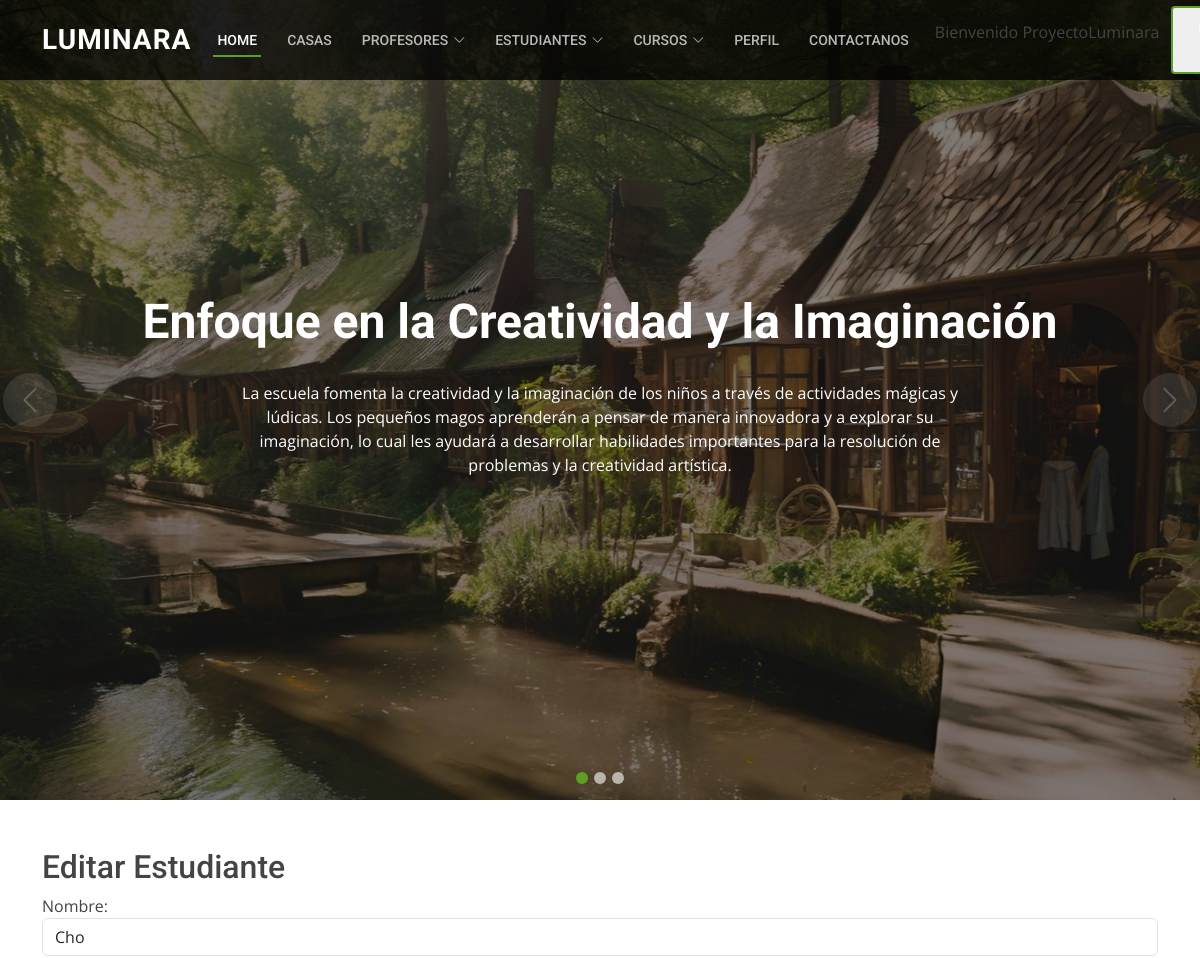
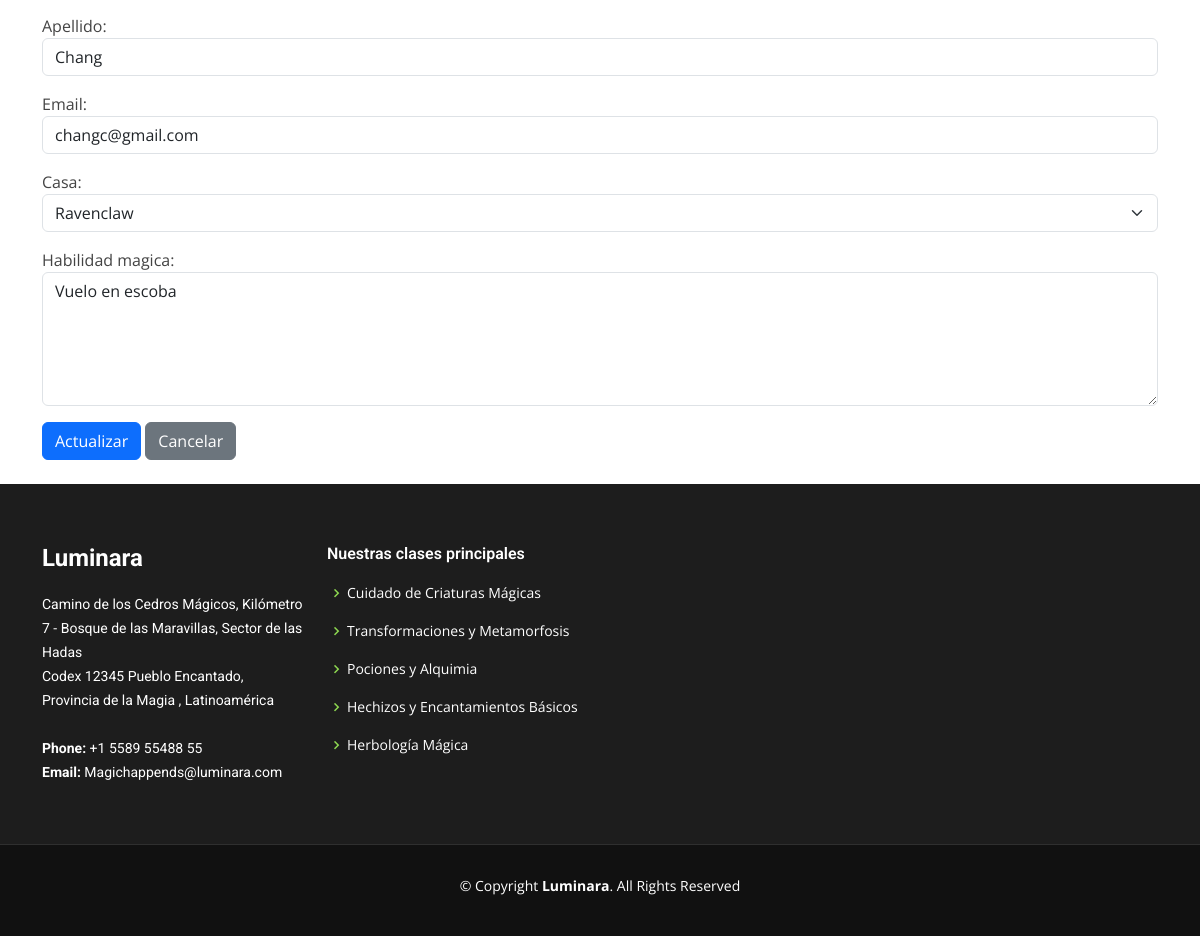
The page /APP-Magic/editar_estudiante/5/ (signed in) on the database its author committed (2 pictures, top to bottom).
### APPMagic/models.py (models this page shows, shortened)
class Estudiante(models.Model):
    nombre = models.CharField(max_length=30)
    apellido = models.CharField(max_length=30)
    email = models.EmailField(null=True)
    casa = models.ForeignKey(Casa, on_delete=models.SET_NULL, null=True)  # Nueva relación con la casa mágica
    habilidad_magica = models.CharField(max_length=100, null=True)  # Nueva habilidad mágica

class Casa(models.Model):
    GRYFFINDOR = 'Gryffindor'
    HUFFLEPUFF = 'Hufflepuff'
    RAVENCLAW = 'Ravenclaw'
    SLYTHERIN = 'Slytherin'
    CASA_CHOICES = [
        (GRYFFINDOR, 'Gryffindor'),
        (HUFFLEPUFF, 'Hufflepuff'),
        (RAVENCLAW, 'Ravenclaw'),
        (SLYTHERIN, 'Slytherin'),
    ]
    nombre = models.CharField(
        max_length=10,
        choices=CASA_CHOICES,
        unique=True,
    )
    descripcion = models.TextField()
    def __str__(self):
        return self.nombre

### APPMagic/views.py (the view)
# urls.py: path('editar_estudiante/<int:id>/', views.editar_estudiante, name='editar_estudiante'),
@staff_member_required(login_url='/APP-Magic/staffmember/')
def editar_estudiante(request, id):
    estudiante = get_object_or_404(Estudiante, id=id)
    if request.method == 'POST':
        formulario_estudiante = Estudianteformulario(request.POST, instance=estudiante)
        if formulario_estudiante.is_valid():
            formulario_estudiante.save()
            return redirect('estudiantes_view')  # Redirige a la vista de lista de estudiantes después de editar
    else:
        formulario_estudiante = Estudianteformulario(instance=estudiante)
    return render(request, 'editar_estudiante.html', {'formulario_estudiante': formulario_estudiante, 'id': estudiante.id})

### APPMagic/forms.py
class Estudianteformulario(forms.ModelForm):
    class Meta:
        model = Estudiante
        fields = ['nombre', 'apellido', 'email', 'casa', 'habilidad_magica']
        widgets = {
            'nombre': forms.TextInput(attrs={'class': 'form-control'}),
            'apellido': forms.TextInput(attrs={'class': 'form-control'}),
            'email': forms.EmailInput(attrs={'class': 'form-control'}),
            'casa': forms.Select(attrs={'class': 'form-select'}),
            'habilidad_magica': forms.Textarea(attrs={'class': 'form-control', 'rows': 5}),
        }

### APPMagic/templates/editar_estudiante.html (shortened to what this page needs)
{% extends 'Base.html' %}
{% block contenidobipolar %}
<!DOCTYPE html>
<html lang="es">
<head>
</head>
<body>
    <div class="container mt-5">
        <h2>Editar Estudiante</h2>
        <form action="{% url 'editar_estudiante' id %}" method="post">
            {{ formulario_estudiante.as_p }}
            <button type="submit" class="btn btn-primary">Actualizar</button>
            <a href="javascript:history.back()" class="btn btn-secondary">Cancelar</a>
        </form>
    </div>
</body>
<br>
</html>
{% endblock contenidobipolar %}

### APPMagic/templates/Base.html (shortened to what this page needs)
<!DOCTYPE html>
<html lang="en">
<head>
{% load static %}
  <link href="{% static 'assets/vendor/animate.css/animate.min.css' %}" rel="stylesheet">
  <link href="{% static 'assets/vendor/bootstrap/css/bootstrap.min.css' %}" rel="stylesheet">
  <link href="{% static 'assets/vendor/bootstrap-icons/bootstrap-icons.css' %}" rel="stylesheet">
  <link href="{% static 'assets/vendor/boxicons/css/boxicons.min.css' %}" rel="stylesheet">
  <link href="{% static 'assets/vendor/glightbox/css/glightbox.min.css' %}" rel="stylesheet">
  <link href="{% static 'assets/vendor/swiper/swiper-bundle.min.css' %}" rel="stylesheet">
  <link href="{% static 'assets/css/style.css' %}" rel="stylesheet">
</head>
<body>
  <header id="header" class="fixed-top d-flex align-items-center">
    <div class="container d-flex align-items-center justify-content-between">
      <h1 class="logo"><a href="index.html">Luminara</a></h1>
      <nav id="navbar" class="navbar">
        <ul>
          <li><a href="{% url 'Home' %}" class="active">Home<br></a></li>
          <li><a href="{% url 'Casa' %}">Casas</a></li>
          <li class="dropdown"><a href="#"><span>Profesores</span> <i class="bi bi-chevron-down"></i></a>
          </li>
          <li class="dropdown"><a href="#"><span>Estudiantes</span> <i class="bi bi-chevron-down"></i></a>
          <li class="dropdown"><a href="#"><span>Cursos</span> <i class="bi bi-chevron-down"></i></a>
          {% if user.is_authenticated %}
          <li><a href="{% url 'perfil' %}">Perfil</a></li>
          {% endif %}
          <li><a href="{% url 'Contacto' %}">Contactanos</a></li>
        {% if user.is_authenticated %}
        <li class="welcome-message"><p> Bienvenido {{user.username}}</p></li>
        <form method ="post" action = "{% url 'logout' %}">
         {% csrf_token %} <button type = "submit"  class="getstarted scrollto">Log out</button>
        {%else%}
        <li><a class="getstarted scrollto" href="{% url 'login' %}">Log in</a></li>
        {%endif%}
        </ul>
      </nav>
    </div>
  </header>
  <section id="hero">
    <div class="hero-container">
      <div id="heroCarousel" data-bs-interval="5000" class="carousel slide carousel-fade" data-bs-ride="carousel">
        <ol class="carousel-indicators" id="hero-carousel-indicators"></ol>
        <div class="carousel-inner" role="listbox">
          <div class="carousel-item active" style="background-image: url({% static 'assets/img/slide/slide-1.jpg' %});">
            <div class="carousel-container">
              <div class="carousel-content">
                <h2 class="animate__animated animate__fadeInDown">Enfoque en la Creatividad y la Imaginación</h2>
                <p class="animate__animated animate__fadeInUp">La escuela fomenta la creatividad y la imaginación de los niños a través de actividades mágicas y lúdicas. Los pequeños magos aprenderán a pensar de manera innovadora y a explorar su imaginación, lo cual les ayudará a desarrollar habilidades importantes para la resolución de problemas y la creatividad artística.</p>
              </div>
            </div>
          </div>
        </div>
        <a class="carousel-control-prev" href="#heroCarousel" role="button" data-bs-slide="prev">
          <span class="carousel-control-prev-icon bi bi-chevron-left" aria-hidden="true"></span>
        </a>
        <a class="carousel-control-next" href="#heroCarousel" role="button" data-bs-slide="next">
          <span class="carousel-control-next-icon bi bi-chevron-right" aria-hidden="true"></span>
        </a>
      </div>
    </div>
  </section>
 {%block contenidobipolar%}  {%endblock contenidobipolar%}
  <footer id="footer">
    <div class="footer-top">
      <div class="container">
        <div class="row">
          <div class="col-lg-3 col-md-6">
            <div class="footer-info">
              <h3>Luminara</h3>
              <p>
                Camino de los Cedros Mágicos, Kilómetro 7 - Bosque de las Maravillas, Sector de las Hadas <br>
                Codex 12345
                Pueblo Encantado, Provincia de la Magia
                , Latinoamérica<br><br>
                <strong>Phone:</strong> +1 5589 55488 55<br>
                <strong>Email:</strong> Magichappends@luminara.com<br>
              </p>
            </div>
          </div>
          <div class="col-lg-3 col-md-6 footer-links">
            <h4>Nuestras clases principales</h4>
            <ul>
              <li><i class="bx bx-chevron-right"></i> <a href="#">Cuidado de Criaturas Mágicas</a></li>
              <li><i class="bx bx-chevron-right"></i> <a href="#">Transformaciones y Metamorfosis</a></li>
              <li><i class="bx bx-chevron-right"></i> <a href="#">Pociones y Alquimia</a></li>
              <li><i class="bx bx-chevron-right"></i> <a href="#">Hechizos y Encantamientos Básicos</a></li>
              <li><i class="bx bx-chevron-right"></i> <a href="#">Herbología Mágica</a></li>
            </ul>
          </div>
        </div>
      </div>
    </div>
    <div class="container">
      <div class="copyright">
        &copy; Copyright <strong><span>Luminara</span></strong>. All Rights Reserved
      </div>
      <div class="credits">
      </div>
    </div>
  </footer>
</body>
</html>

### rows shown on the page
Estudiante: nombre "Cho", apellido "Chang", email "changc@gmail.com", casa "Ravenclaw", habilidad_magica "Vuelo en escoba"

### other values the page prints
{{ user.username }} "ProyectoLuminara"
